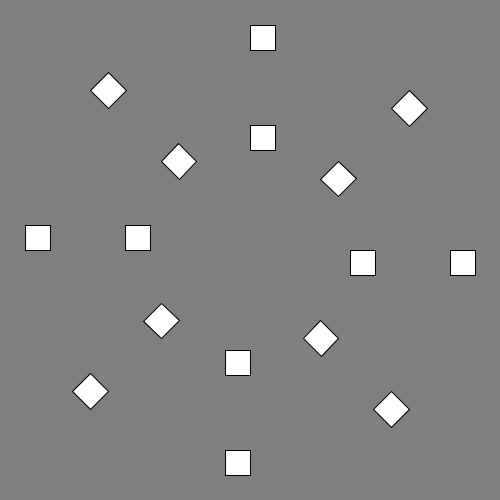
Frame 1 (no input)
Frame 60 (the mouse pressed at the canvas centre just before this capture): identical to frame 1, image omitted
Frame 120 (the mouse held since frame 60 and released just before this capture): identical to frame 1, image omitted

The Processing sketch that drew this single still picture (run headless with seeded random() and noise(); from frame 60 on, the mouse is pressed at the canvas centre):

// Processing sketch: CoordPolaire_PavageEtAngle
// ── CoordPolaire_PavageEtAngle.pde
float largeur;
float hauteur;
float rayonRef;
float x;
float y;

void setup() {
  size(500, 500);
  largeur = 25;
  hauteur = 25;
  rayonRef = 100;
  x = width/2;
  y = height/2;
}

void draw() {
  background(127);
  
  for (int i=0; i<2; i++) {
    float rayon = rayonRef + rayonRef * i;
    for (int j=0; j<8; j++) {
      float angle = radians(360/8 * j);
      float newX = x + cos(angle) * rayon;
      float newY = y + sin(angle) * rayon;
      pushMatrix();
      translate(newX, newY);
      rotate(angle);
      rect(0, 0, largeur, hauteur);
      popMatrix();
    }
  }
}
